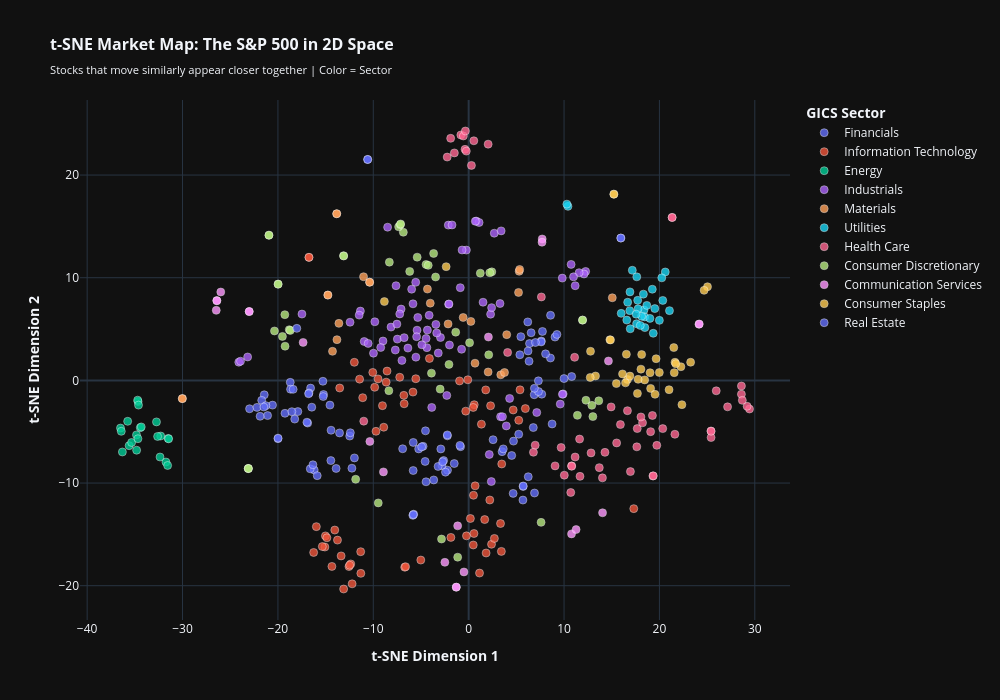

Notebook code cell kept with this figure:
### Code cell
# 2) IMPROVED t-SNE 2D projection
print("Computing t-SNE projection (this may take a minute)...")
tsne = TSNE(n_components=2, perplexity=30, max_iter=1000, 
           init='pca', learning_rate='auto', random_state=42)
X_tsne = tsne.fit_transform(X_scaled)

tsne_df = pd.DataFrame(X_tsne, columns=["Dim1", "Dim2"])
tsne_df["Ticker"] = X.index
tsne_df["Sector"] = tsne_df["Ticker"].map(lambda t: sector_map.get(t, "Unknown"))

# Create interactive plot with Plotly
fig = px.scatter(
    tsne_df,
    x="Dim1",
    y="Dim2",
    color="Sector",
    hover_name="Ticker",
    hover_data={"Dim1": ":.2f", "Dim2": ":.2f", "Sector": True},
    title="<b>t-SNE Market Map: The S&P 500 in 2D Space</b><br>"
          "<sub>Stocks that move similarly appear closer together | Color = Sector</sub>",
    template="plotly_dark",
    width=1000,
    height=700
)

fig.update_traces(
    marker=dict(size=8, opacity=0.8, line=dict(width=0.5, color='white'))
)

fig.update_layout(
    font=dict(size=12),
    title_font_size=16,
    xaxis_title="<b>t-SNE Dimension 1</b>",
    yaxis_title="<b>t-SNE Dimension 2</b>",
    legend_title="<b>GICS Sector</b>",
    hovermode='closest'
)

fig.show()
print("✓ t-SNE visualization complete")

### Figure 1 — Plotly figure (JSON) as saved in the notebook; plotly's stock layout.template omitted (floating-point values rounded to 4 significant figures)
{"data": [{"customdata": [["Financials"], ["Financials"], ["Financials"], ["Financials"], ["Financials"], ["Financials"], ["Financials"], ["Financials"], ["Financials"], ["Financials"], ["Financials"], ["Financials"], ["Financials"], ["Financials"], ["Financials"], ["Financials"], ["Financials"], ["Financials"], ["Financials"], ["Financials"], ["Financials"], ["Financials"], ["Financials"], ["Financials"], ["Financials"], ["Financials"], ["Financials"], ["Financials"], ["Financials"], ["Financials"], ["Financials"], ["Financials"], ["Financials"], ["Financials"], ["Financials"], ["Financials"], ["Financials"], ["Financials"], ["Financials"], ["Financials"], ["Financials"], ["Financials"], ["Financials"], ["Financials"], ["Financials"], ["Financials"], ["Financials"], ["Financials"], ["Financials"], ["Financials"], ["Financials"], ["Financials"], ["Financials"], ["Financials"], ["Financials"], ["Financials"], ["Financials"], ["Financials"], ["Financials"], ["Financials"], ["Financials"], ["Financials"], ["Financials"], ["Financials"], ["Financials"], ["Financials"], ["Financials"], ["Financials"], ["Financials"], ["Financials"], ["Financials"], ["Financials"], ["Financials"], ["Financials"], ["Financials"], ["Financials"]], "hovertemplate": "<b>%{hovertext}</b><br><br>Sector=%{customdata[0]}<br>Dim1=%{x:.2f}<br>Dim2=%{y:.2f}<extra></extra>", "hovertext": ["HOOD", "COIN", "FISV", "NTRS", "MTB", "NDAQ", "PNC", "PGR", "PFG", "MSCI", "MS", "L", "KKR", "KEY", "JPM", "JKHY", "MRSH", "MET", "MCO", "MA", "PRU", "V", "USB", "TRV", "TROW", "XYZ", "WTW", "WRB", "WFC", "SCHW", "RJF", "RF", "PYPL", "TFC", "SYF", "STT", "SPGI", "IVZ", "CFG", "CBOE", "CB", "C", "BX", "BRO", "BRK-B", "BLK", "CINF", "CPAY", "COF", "CME", "ALL", "AJG", "AIZ", "AIG", "AFL", "ACGL", "AMP", "BK", "BEN", "BAC", "AXP", "ARES", "APO", "AON", "HIG", "HBAN", "GS", "GPN", "GL", "FITB", "ICE", "IBKR", "FIS", "EG", "FDS", "ERIE"], "legendgroup": "Financials", "marker": {"color": "#636efa", "line": {"color": "white", "width": 0.5}, "opacity": 0.8, "size": 8, "symbol": "circle"}, "mode": "markers", "name": "Financials", "orientation": "v", "showlegend": true, "type": "scatter", "x": [-14.45, -13.9, 6.247, -18.71, -21.43, 4.701, -20.57, 8.573, -16.57, 4.511, -16.88, 6.379, -16.2, -22.97, -17.91, 8.748, 6.87, -16.74, 3.502, 5.709, -16.78, 5.72, -21.08, 7.614, -12.47, -12.24, 7.31, 7.736, -19.26, -15.28, -15.22, -21.7, -11.98, -21.87, -19.99, -18.67, 3.628, -14.43, -22.19, 10.8, 7.6, -18.24, -15.88, 7.665, 5.365, -12.41, 6.549, 4.664, -19.98, 9.999, 8.062, 7.32, 6.197, 5.469, 6.226, 9.052, -15.25, -18.4, -13.54, -18.54, -16.45, -16.61, -16.33, 6.891, 6.997, -21.26, -16.96, 5.69, 6.331, -21.47, 5.248, -14.55, 6.902, 9.255, 6.778, 8.584], "xaxis": "x", "y": [-7.811, -8.577, -9.388, -0.1929, -1.406, -5.915, -2.409, 2.18, -0.7532, -7.315, -4.155, 3.588, -8.73, -2.764, -3.038, -4.245, -1.398, -1.226, -6.94, -10.33, -1.301, -10.29, -3.425, 3.837, -5.426, -8.553, -0.04521, 4.766, -3.207, -0.08651, -1.379, -1.946, -7.552, -3.495, -5.673, -0.8607, -6.673, -4.854, -2.63, 0.377, 3.748, -3.771, -9.279, -1.342, 2.493, -5.102, 4.636, -11.01, -5.627, 0.1778, 2.583, -1.087, 5.694, 4.262, 2.867, 4.22, -1.569, -0.8726, -5.119, -3.047, -2.612, -8.615, -8.219, -0.776, 3.693, -2.46, -4.076, -11.66, 1.866, -2.595, -5.245, -2.408, -10.97, 4.474, -4.595, 6.34], "yaxis": "y"}, {"customdata": [["Information Technology"], ["Information Technology"], ["Information Technology"], ["Information Technology"], ["Information Technology"], ["Information Technology"], ["Information Technology"], ["Information Technology"], ["Information Technology"], ["Information Technology"], ["Information Technology"], ["Information Technology"], ["Information Technology"], ["Information Technology"], ["Information Technology"], ["Information Technology"], ["Information Technology"], ["Information Technology"], ["Information Technology"], ["Information Technology"], ["Information Technology"], ["Information Technology"], ["Information Technology"], ["Information Technology"], ["Information Technology"], ["Information Technology"], ["Information Technology"], ["Information Technology"], ["Information Technology"], ["Information Technology"], ["Information Technology"], ["Information Technology"], ["Information Technology"], ["Information Technology"], ["Information Technology"], ["Information Technology"], ["Information Technology"], ["Information Technology"], ["Information Technology"], ["Information Technology"], ["Information Technology"], ["Information Technology"], ["Information Technology"], ["Information Technology"], ["Information Technology"], ["Information Technology"], ["Information Technology"], ["Information Technology"], ["Information Technology"], ["Information Technology"], ["Information Technology"], ["Information Technology"], ["Information Technology"], ["Information Technology"], ["Information Technology"], ["Information Technology"], ["Information Technology"], ["Information Technology"], ["Information Technology"], ["Information Technology"], ["Information Technology"], ["Information Technology"], ["Information Technology"], ["Information Technology"], ["Information Technology"], ["Information Technology"], ["Information Technology"], ["Information Technology"], ["Information Technology"]], "hovertemplate": "<b>%{hovertext}</b><br><br>Sector=%{customdata[0]}<br>Dim1=%{x:.2f}<br>Dim2=%{y:.2f}<extra></extra>", "hovertext": ["APP", "NVDA", "MSI", "NTAP", "NOW", "MU", "NXPI", "PLTR", "PANW", "ORCL", "ON", "MSFT", "KLAC", "KEYS", "JBL", "LRCX", "MPWR", "MCHP", "VRSN", "TYL", "TXN", "TRMB", "ZBRA", "WDC", "WDAY", "ROP", "QCOM", "PTC", "SMCI", "TER", "TEL", "TDY", "SWKS", "STX", "SNPS", "CIEN", "CDW", "CDNS", "CTSH", "CSCO", "CRWD", "CRM", "AMD", "AMAT", "AKAM", "ADSK", "ADI", "ADBE", "ACN", "ANET", "AVGO", "APH", "GLW", "GEN", "GDDY", "FTNT", "FSLR", "IT", "AAPL", "INTU", "INTC", "IBM", "HPQ", "HPE", "DELL", "DDOG", "FICO", "FFIV", "EPAM"], "legendgroup": "Information Technology", "marker": {"color": "#EF553B", "line": {"color": "white", "width": 0.5}, "opacity": 0.8, "size": 8, "symbol": "circle"}, "mode": "markers", "name": "Information Technology", "orientation": "v", "showlegend": true, "type": "scatter", "x": [1.139, -12.22, 5.385, -6.798, 2.397, -11.32, -15.08, -5.019, 0.4834, -11.99, -16.25, -0.2295, -12.55, -7.228, -8.557, -12.36, -14.34, -15.34, 5.943, 2.214, -15.02, -9.716, -8.903, -16.75, 3.34, 4.67, -13.75, 0.6797, -13.11, -13.37, -8.65, -4.114, -14.04, -16.74, -6.705, -10.05, -5.543, -6.616, 0.5827, -0.08921, 1.828, 2.697, -11.31, -12.48, 1.791, 0.5058, -14.87, 0.1812, 0.4797, -11.44, -11.11, -9.5, -9.854, 1.335, 5.25, 0.5556, -9.038, 2.297, -1.864, 1.68, -15.97, 17.31, -5.839, -13.52, -6.764, 3.428, 3.466, -0.9561, -0.3081], "xaxis": "x", "y": [-18.77, -19.82, -0.9214, -1.458, -15.96, -16.69, -16.23, -17.5, -16.03, 1.761, -16.76, -15.14, -18.13, 0.3053, 0.9072, -17.88, -18.12, -16.19, -2.747, -11.65, -15.15, -4.96, -4.562, 11.98, -13.94, -2.882, -15.56, -10.27, -20.32, -17.1, -0.1702, 2.134, -14.58, 11.99, -18.2, 0.7763, 0.1623, -18.15, -2.369, 0.05817, -16.81, -15.4, -18.8, -18.0, -0.9293, -11.19, -15.33, -13.45, -2.635, 0.1209, -1.685, 0.1437, -0.6708, -4.268, -3.887, -14.92, -2.462, -2.471, -15.29, -13.56, -14.25, -12.49, -1.139, -0.742, -2.28, -16.66, -8.143, -0.0544, -2.997], "yaxis": "y"}, {"customdata": [["Energy"], ["Energy"], ["Energy"], ["Energy"], ["Energy"], ["Energy"], ["Energy"], ["Energy"], ["Energy"], ["Energy"], ["Energy"], ["Energy"], ["Energy"], ["Energy"], ["Energy"], ["Energy"], ["Energy"], ["Energy"], ["Energy"], ["Energy"], ["Energy"], ["Energy"]], "hovertemplate": "<b>%{hovertext}</b><br><br>Sector=%{customdata[0]}<br>Dim1=%{x:.2f}<br>Dim2=%{y:.2f}<extra></extra>", "hovertext": ["EXE", "OXY", "OKE", "KMI", "MPC", "VLO", "TRGP", "TPL", "XOM", "WMB", "SLB", "PSX", "BKR", "CTRA", "COP", "CVX", "APA", "HAL", "DVN", "FANG", "EQT", "EOG"], "legendgroup": "Energy", "marker": {"color": "#00cc96", "line": {"color": "white", "width": 0.5}, "opacity": 0.8, "size": 8, "symbol": "circle"}, "mode": "markers", "name": "Energy", "orientation": "v", "showlegend": true, "type": "scatter", "x": [-31.74, -34.81, -32.29, -31.5, -34.66, -34.71, -32.61, -32.73, -34.43, -31.46, -36.5, -34.62, -35.75, -32.36, -34.83, -34.33, -36.31, -36.42, -35.6, -35.34, -31.56, -34.67], "xaxis": "x", "y": [-7.952, -6.8, -5.419, -5.651, -2.055, -1.927, -5.46, -4.044, -4.608, -5.695, -4.644, -2.408, -3.985, -7.466, -5.313, -4.534, -6.974, -4.96, -6.361, -6.049, -8.287, -5.682], "yaxis": "y"}, {"customdata": [["Industrials"], ["Industrials"], ["Industrials"], ["Industrials"], ["Industrials"], ["Industrials"], ["Industrials"], ["Industrials"], ["Industrials"], ["Industrials"], ["Industrials"], ["Industrials"], ["Industrials"], ["Industrials"], ["Industrials"], ["Industrials"], ["Industrials"], ["Industrials"], ["Industrials"], ["Industrials"], ["Industrials"], ["Industrials"], ["Industrials"], ["Industrials"], ["Industrials"], ["Industrials"], ["Industrials"], ["Industrials"], ["Industrials"], ["Industrials"], ["Industrials"], ["Industrials"], ["Industrials"], ["Industrials"], ["Industrials"], ["Industrials"], ["Industrials"], ["Industrials"], ["Industrials"], ["Industrials"], ["Industrials"], ["Industrials"], ["Industrials"], ["Industrials"], ["Industrials"], ["Industrials"], ["Industrials"], ["Industrials"], ["Industrials"], ["Industrials"], ["Industrials"], ["Industrials"], ["Industrials"], ["Industrials"], ["Industrials"], ["Industrials"], ["Industrials"], ["Industrials"], ["Industrials"], ["Industrials"], ["Industrials"], ["Industrials"], ["Industrials"], ["Industrials"], ["Industrials"], ["Industrials"], ["Industrials"], ["Industrials"], ["Industrials"], ["Industrials"], ["Industrials"], ["Industrials"], ["Industrials"], ["Industrials"], ["Industrials"], ["Industrials"], ["Industrials"]], "hovertemplate": "<b>%{hovertext}</b><br><br>Sector=%{customdata[0]}<br>Dim1=%{x:.2f}<br>Dim2=%{y:.2f}<extra></extra>", "hovertext": ["NOC", "NSC", "NDSN", "PNR", "PH", "PCAR", "PAYX", "PAYC", "OTIS", "ODFL", "LMT", "LII", "LHX", "LDOS", "JCI", "LUV", "MMM", "MAS", "URI", "UPS", "UNP", "UBER", "UAL", "TXT", "TT", "VRSK", "XYL", "WM", "WAB", "RTX", "RSG", "ROL", "ROK", "PWR", "J", "SNA", "TDG", "SWK", "JBHT", "CHRW", "CAT", "CARR", "BR", "CTAS", "CSX", "CPRT", "CMI", "BLDR", "AME", "ALLE", "ADP", "BA", "AXON", "AOS", "ITW", "GWW", "GNRC", "GE", "GD", "FTV", "HII", "IR", "IEX", "HWM", "HUBB", "HON", "FIX", "DAL", "DOV", "DE", "EFX", "FDX", "FAST", "EXPD", "ETN", "EMR", "EME"], "legendgroup": "Industrials", "marker": {"color": "#ab63fa", "line": {"color": "white", "width": 0.5}, "opacity": 0.8, "size": 8, "symbol": "circle"}, "mode": "markers", "name": "Industrials", "orientation": "v", "showlegend": true, "type": "scatter", "x": [12.26, 0.804, -4.328, -5.835, -7.479, -11.35, 3.347, 2.374, -2.956, -2.136, 12.09, -7.084, 11.58, 9.815, -8.144, -23.17, -2.013, -5.552, -9.837, 2.684, 1.094, -17.48, -24.1, -6.998, -7.524, 7.139, -5.411, 9.905, -7.69, 11.17, 9.829, 9.6, -5.535, -9.98, -3.186, -3.436, 2.299, -5.979, -1.743, -0.2409, -12.44, -7.227, 3.946, 4.293, 0.6962, -2.294, -11.48, -8.499, -4.382, -5.334, 3.543, 3.285, -3.872, -4.143, -3.353, -2.101, -7.616, 1.508, 10.99, -4.909, 10.74, -6.762, -4.464, 2.405, -8.981, -0.7424, -10.95, -23.93, -5.456, -0.8783, 2.16, 3.406, -2.069, -0.6919, -9.221, -6.372, -10.54], "xaxis": "x", "y": [10.61, 15.51, 4.899, 7.458, 4.02, 6.751, -3.541, -9.854, 4.178, 15.12, 10.37, 6.949, 10.49, 9.964, 5.192, 2.281, 3.447, 9.554, 5.708, 14.34, 15.38, 6.459, 1.775, 1.945, 5.481, -3.129, 4.888, -1.321, 2.956, 9.219, -1.353, -2.308, 2.262, 2.649, 2.662, 5.456, 6.447, 8.883, 15.14, 12.69, 5.666, 6.472, -4.437, -1.756, 15.5, -1.466, 6.358, 14.92, 3.188, 6.127, -3.54, 7.488, -2.632, 6.344, 4.622, 7.416, 9.223, 7.613, 10.09, 3.467, 11.3, 4.163, 4.078, 7.087, 3.838, 3.033, 3.786, 1.868, 4.255, 9.031, -7.218, 14.56, 7.442, 12.7, 3.206, 3.147, 3.6], "yaxis": "y"}, {"customdata": [["Materials"], ["Materials"], ["Materials"], ["Materials"], ["Materials"], ["Materials"], ["Materials"], ["Materials"], ["Materials"], ["Materials"], ["Materials"], ["Materials"], ["Materials"], ["Materials"], ["Materials"], ["Materials"], ["Materials"], ["Materials"], ["Materials"], ["Materials"], ["Materials"], ["Materials"], ["Materials"], ["Materials"], ["Materials"], ["Materials"]], "hovertemplate": "<b>%{hovertext}</b><br><br>Sector=%{customdata[0]}<br>Dim1=%{x:.2f}<br>Dim2=%{y:.2f}<extra></extra>", "hovertext": ["NUE", "NEM", "PKG", "LIN", "MOS", "MLM", "LYB", "VMC", "PPG", "SHW", "SW", "STLD", "CF", "CTVA", "CRH", "AMCR", "ALB", "BALL", "AVY", "APD", "IP", "IFF", "ECL", "DOW", "DD", "FCX"], "legendgroup": "Materials", "marker": {"color": "#FFA15A", "line": {"color": "white", "width": 0.5}, "opacity": 0.8, "size": 8, "symbol": "circle"}, "mode": "markers", "name": "Materials", "orientation": "v", "showlegend": true, "type": "scatter", "x": [-13.83, 15.06, 5.294, 3.365, -30.01, -10.38, -14.77, -10.39, -4.026, -4.323, 5.228, -13.83, -30.03, 3.989, -11.02, -0.5764, -14.28, 0.23, -2.159, 3.759, 5.345, 0.6638, 2.042, -14.76, -13.81, -13.61], "xaxis": "x", "y": [16.23, 8.049, 10.63, 0.542, -1.765, 9.569, 8.314, 9.56, 7.523, 8.895, 8.566, 16.23, -1.779, 4.457, 10.1, 6.13, 2.833, 5.744, 5.498, 0.7688, 10.8, 1.673, 0.8195, 8.307, 3.965, 5.554], "yaxis": "y"}, {"customdata": [["Utilities"], ["Utilities"], ["Utilities"], ["Utilities"], ["Utilities"], ["Utilities"], ["Utilities"], ["Utilities"], ["Utilities"], ["Utilities"], ["Utilities"], ["Utilities"], ["Utilities"], ["Utilities"], ["Utilities"], ["Utilities"], ["Utilities"], ["Utilities"], ["Utilities"], ["Utilities"], ["Utilities"], ["Utilities"], ["Utilities"], ["Utilities"], ["Utilities"], ["Utilities"], ["Utilities"], ["Utilities"], ["Utilities"], ["Utilities"]], "hovertemplate": "<b>%{hovertext}</b><br><br>Sector=%{customdata[0]}<br>Dim1=%{x:.2f}<br>Dim2=%{y:.2f}<extra></extra>", "hovertext": ["NRG", "NI", "NEE", "PEG", "PCG", "LNT", "PNW", "VST", "XEL", "WEC", "PPL", "SRE", "SO", "CNP", "CMS", "AES", "AEP", "AEE", "AWK", "ATO", "D", "ED", "DUK", "DTE", "EIX", "FE", "EXC", "EVRG", "ETR", "ES"], "legendgroup": "Utilities", "marker": {"color": "#19d3f3", "line": {"color": "white", "width": 0.5}, "opacity": 0.8, "size": 8, "symbol": "circle"}, "mode": "markers", "name": "Utilities", "orientation": "v", "showlegend": true, "type": "scatter", "x": [10.41, 17.72, 17.63, 16.91, 20.61, 18.39, 19.99, 10.3, 19.51, 18.46, 16.89, 19.25, 17.61, 16.67, 18.13, 17.16, 19.0, 17.76, 19.35, 16.94, 20.35, 18.47, 17.99, 17.56, 20.25, 16.58, 15.99, 18.68, 18.32, 21.05], "xaxis": "x", "y": [16.95, 7.8, 10.09, 8.62, 10.56, 6.858, 5.847, 17.17, 6.992, 6.186, 6.792, 8.88, 5.517, 7.614, 6.249, 10.73, 6.04, 6.969, 4.59, 5.027, 7.79, 5.14, 5.351, 6.451, 9.99, 5.873, 6.529, 7.306, 8.4, 6.795], "yaxis": "y"}, {"customdata": [["Health Care"], ["Health Care"], ["Health Care"], ["Health Care"], ["Health Care"], ["Health Care"], ["Health Care"], ["Health Care"], ["Health Care"], ["Health Care"], ["Health Care"], ["Health Care"], ["Health Care"], ["Health Care"], ["Health Care"], ["Health Care"], ["Health Care"], ["Health Care"], ["Health Care"], ["Health Care"], ["Health Care"], ["Health Care"], ["Health Care"], ["Health Care"], ["Health Care"], ["Health Care"], ["Health Care"], ["Health Care"], ["Health Care"], ["Health Care"], ["Health Care"], ["Health Care"], ["Health Care"], ["Health Care"], ["Health Care"], ["Health Care"], ["Health Care"], ["Health Care"], ["Health Care"], ["Health Care"], ["Health Care"], ["Health Care"], ["Health Care"], ["Health Care"], ["Health Care"], ["Health Care"], ["Health Care"], ["Health Care"], ["Health Care"], ["Health Care"], ["Health Care"], ["Health Care"], ["Health Care"], ["Health Care"], ["Health Care"], ["Health Care"], ["Health Care"], ["Health Care"]], "hovertemplate": "<b>%{hovertext}</b><br><br>Sector=%{customdata[0]}<br>Dim1=%{x:.2f}<br>Dim2=%{y:.2f}<extra></extra>", "hovertext": ["MTD", "A", "PFE", "MRNA", "LLY", "LH", "JNJ", "PODD", "MRK", "MOH", "MDT", "MCK", "UNH", "UHS", "VRTX", "ZBH", "WST", "WAT", "VTRS", "RVTY", "RMD", "REGN", "TMO", "TECH", "SYK", "STE", "CI", "CAH", "BSX", "BMY", "CRL", "COR", "COO", "CNC", "AMGN", "ALGN", "ABT", "ABBV", "BIIB", "BDX", "BAX", "CVS", "HCA", "GILD", "ISRG", "IQV", "INCY", "IDXX", "HUM", "HSIC", "HOLX", "DXCM", "DVA", "DHR", "DGX", "EW", "ELV", "ZTS"], "legendgroup": "Health Care", "marker": {"color": "#FF6692", "line": {"color": "white", "width": 0.5}, "opacity": 0.8, "size": 8, "symbol": "circle"}, "mode": "markers", "name": "Health Care", "orientation": "v", "showlegend": true, "type": "scatter", "x": [-0.8212, -0.5565, 17.68, 2.043, 17.63, 19.32, 18.23, 9.061, 19.27, 29.44, 12.83, 25.4, 28.6, 21.33, 14.93, 11.11, 0.29, -0.345, 4.084, 0.5418, 14.02, 19.73, -0.3824, -1.888, 10.79, 9.692, 27.14, 25.42, 10.8, 18.06, -2.251, 25.42, 10.7, 29.19, 20.35, -11.0, 13.7, 19.08, 21.62, 15.51, 14.29, 25.96, 21.33, 16.65, 10.03, -1.499, 15.91, 6.792, 28.6, 7.622, 16.96, 11.67, 11.63, -0.249, 19.35, 11.16, 28.69, 6.976], "xaxis": "x", "y": [23.9, 23.81, -4.693, 23.01, -6.473, -9.313, -4.131, -8.328, -3.417, -2.787, -7.066, -4.928, -1.347, 15.88, -2.584, 2.247, 20.94, 24.29, 2.721, 23.34, -9.496, -6.328, 22.5, 23.58, -8.323, -6.537, -2.578, -5.566, -8.366, -3.561, 21.75, -4.958, -10.92, -2.523, -4.697, -3.971, -8.5, -4.996, -5.248, -6.092, -7.012, -1.015, 15.87, -2.953, -9.236, 22.16, -4.304, -6.999, -0.5456, 8.126, -8.883, -9.349, -5.716, 22.33, -9.299, -7.464, -1.943, -6.31], "yaxis": "y"}, {"customdata": [["Consumer Discretionary"], ["Consumer Discretionary"], ["Consumer Discretionary"], ["Consumer Discretionary"], ["Consumer Discretionary"], ["Consumer Discretionary"], ["Consumer Discretionary"], ["Consumer Discretionary"], ["Consumer Discretionary"], ["Consumer Discretionary"], ["Consumer Discretionary"], ["Consumer Discretionary"], ["Consumer Discretionary"], ["Consumer Discretionary"], ["Consumer Discretionary"], ["Consumer Discretionary"], ["Consumer Discretionary"], ["Consumer Discretionary"], ["Consumer Discretionary"], ["Consumer Discretionary"], ["Consumer Discretionary"], ["Consumer Discretionary"], ["Consumer Discretionary"], ["Consumer Discretionary"], ["Consumer Discretionary"], ["Consumer Discretionary"], ["Consumer Discretionary"], ["Consumer Discretionary"], ["Consumer Discretionary"], ["Consumer Discretionary"], ["Consumer Discretionary"], ["Consumer Discretionary"], ["Consumer Discretionary"], ["Consumer Discretionary"], ["Consumer Discretionary"], ["Consumer Discretionary"], ["Consumer Discretionary"], ["Consumer Discretionary"], ["Consumer Discretionary"], ["Consumer Discretionary"], ["Consumer Discretionary"], ["Consumer Discretionary"], ["Consumer Discretionary"], ["Consumer Discretionary"], ["Consumer Discretionary"], ["Consumer Discretionary"], ["Consumer Discretionary"], ["Consumer Discretionary"]], "hovertemplate": "<b>%{hovertext}</b><br><br>Sector=%{customdata[0]}<br>Dim1=%{x:.2f}<br>Dim2=%{y:.2f}<extra></extra>", "hovertext": ["NKE", "NCLH", "NVR", "PHM", "ORLY", "LULU", "LOW", "LEN", "LVS", "MGM", "MCD", "MAR", "POOL", "ULTA", "TSLA", "TSCO", "YUM", "WYNN", "WSM", "TPR", "SBUX", "ROST", "RL", "RCL", "TJX", "CCL", "CVNA", "CMG", "BKNG", "ABNB", "AMZN", "BBY", "AZO", "APTV", "HAS", "GRMN", "GPC", "GM", "HD", "HLT", "EBAY", "DRI", "DPZ", "DHI", "DECK", "DASH", "F", "EXPE"], "legendgroup": "Consumer Discretionary", "marker": {"color": "#B6E880", "line": {"color": "white", "width": 0.5}, "opacity": 0.8, "size": 8, "symbol": "circle"}, "mode": "markers", "name": "Consumer Discretionary", "orientation": "v", "showlegend": true, "type": "scatter", "x": [0.09666, -23.1, -6.85, -7.342, 11.93, -3.904, -4.469, -7.163, -19.98, -19.28, 13.64, -18.81, -6.183, 1.219, -2.847, -3.674, 12.91, -19.98, -5.399, -13.12, 13.02, 2.426, -13.1, -23.12, 2.216, -23.09, -11.85, 7.593, -19.53, -19.25, -1.152, -3.469, 11.95, -8.369, -8.316, -2.064, -1.359, -20.94, -4.239, -18.7, 2.102, 11.4, 12.3, -7.133, -2.99, -9.477, -20.94, -20.36], "xaxis": "x", "y": [3.669, -8.595, 14.43, 14.96, 5.865, 0.7065, 11.29, 15.17, 9.384, 6.401, -1.988, 4.932, 10.62, 10.45, -15.45, 12.36, -2.433, 9.365, 12.0, 12.14, -3.528, 10.57, 12.11, -8.577, 10.49, -8.59, -9.633, -13.83, 4.282, 3.33, -17.22, 10.07, 5.886, -1.005, 11.52, 1.556, 4.699, 14.14, 11.2, 4.868, 2.49, -3.404, -1.935, 15.24, -0.8505, -11.93, 14.15, 4.814], "yaxis": "y"}, {"customdata": [["Communication Services"], ["Communication Services"], ["Communication Services"], ["Communication Services"], ["Communication Services"], ["Communication Services"], ["Communication Services"], ["Communication Services"], ["Communication Services"], ["Communication Services"], ["Communication Services"], ["Communication Services"], ["Communication Services"], ["Communication Services"], ["Communication Services"], ["Communication Services"], ["Communication Services"], ["Communication Services"], ["Communication Services"], ["Communication Services"], ["Communication Services"], ["Communication Services"], ["Communication Services"]], "hovertemplate": "<b>%{hovertext}</b><br><br>Sector=%{customdata[0]}<br>Dim1=%{x:.2f}<br>Dim2=%{y:.2f}<extra></extra>", "hovertext": ["NWS", "NFLX", "MTCH", "NWSA", "OMC", "META", "LYV", "TTWO", "TTD", "WBD", "VZ", "TMUS", "PSKY", "TKO", "T", "CHTR", "CMCSA", "GOOGL", "GOOG", "FOXA", "FOX", "EA", "DIS"], "legendgroup": "Communication Services", "marker": {"color": "#FF97FF", "line": {"color": "white", "width": 0.5}, "opacity": 0.8, "size": 8, "symbol": "circle"}, "mode": "markers", "name": "Communication Services", "orientation": "v", "showlegend": true, "type": "scatter", "x": [-23.01, -1.154, -10.36, -23.01, 2.071, -0.4959, -17.36, 10.79, -2.496, -26.46, 24.14, 14.66, -25.99, 14.04, 24.18, 7.708, 7.692, -1.3, -1.299, -26.41, -26.4, 11.26, -8.936], "xaxis": "x", "y": [6.706, -14.17, -5.949, 6.702, 4.222, -18.66, 3.698, -14.95, -17.72, 6.825, 5.471, 1.89, 8.609, -12.9, 5.491, 13.78, 13.46, -20.15, -20.14, 7.773, 7.756, -14.53, -8.912], "yaxis": "y"}, {"customdata": [["Consumer Staples"], ["Consumer Staples"], ["Consumer Staples"], ["Consumer Staples"], ["Consumer Staples"], ["Consumer Staples"], ["Consumer Staples"], ["Consumer Staples"], ["Consumer Staples"], ["Consumer Staples"], ["Consumer Staples"], ["Consumer Staples"], ["Consumer Staples"], ["Consumer Staples"], ["Consumer Staples"], ["Consumer Staples"], ["Consumer Staples"], ["Consumer Staples"], ["Consumer Staples"], ["Consumer Staples"], ["Consumer Staples"], ["Consumer Staples"], ["Consumer Staples"], ["Consumer Staples"], ["Consumer Staples"], ["Consumer Staples"], ["Consumer Staples"], ["Consumer Staples"], ["Consumer Staples"], ["Consumer Staples"], ["Consumer Staples"], ["Consumer Staples"], ["Consumer Staples"], ["Consumer Staples"], ["Consumer Staples"]], "hovertemplate": "<b>%{hovertext}</b><br><br>Sector=%{customdata[0]}<br>Dim1=%{x:.2f}<br>Dim2=%{y:.2f}<extra></extra>", "hovertext": ["PM", "PG", "PEP", "KR", "KO", "KMB", "KHC", "KDP", "MO", "MNST", "MKC", "MDLZ", "LW", "TSN", "WMT", "SJM", "TGT", "TAP", "SYY", "STZ", "CL", "CHD", "CAG", "CLX", "CPB", "COST", "ADM", "BG", "BF-B", "GIS", "HSY", "HRL", "DLTR", "DG", "EL"], "legendgroup": "Consumer Staples", "marker": {"color": "#FECB52", "line": {"color": "white", "width": 0.5}, "opacity": 0.8, "size": 8, "symbol": "circle"}, "mode": "markers", "name": "Consumer Staples", "orientation": "v", "showlegend": true, "type": "scatter", "x": [14.81, 16.65, 18.45, 16.53, 17.77, 16.45, 21.55, 18.06, 14.87, 17.69, 19.65, 19.02, 22.36, 18.14, 13.3, 23.27, -2.359, 21.01, 12.78, 19.08, 16.91, 16.13, 21.63, 15.48, 22.25, 12.74, 15.23, 15.22, 19.54, 21.71, 19.99, 21.51, 25.04, 24.68, -8.84], "xaxis": "x", "y": [3.959, 0.08481, 0.04712, 2.546, 0.1053, -0.2414, 0.7528, 1.094, 3.941, -1.271, 2.109, 0.7482, -2.366, 2.515, 0.4285, 1.769, 11.08, -0.9064, 2.832, -0.7797, 0.4195, 0.6281, 1.765, -0.3106, 1.33, 0.2866, 18.14, 18.14, -1.355, 1.628, 0.769, 3.196, 9.12, 8.77, 7.678], "yaxis": "y"}, {"customdata": [["Real Estate"], ["Real Estate"], ["Real Estate"], ["Real Estate"], ["Real Estate"], ["Real Estate"], ["Real Estate"], ["Real Estate"], ["Real Estate"], ["Real Estate"], ["Real Estate"], ["Real Estate"], ["Real Estate"], ["Real Estate"], ["Real Estate"], ["Real Estate"], ["Real Estate"], ["Real Estate"], ["Real Estate"], ["Real Estate"], ["Real Estate"], ["Real Estate"], ["Real Estate"], ["Real Estate"], ["Real Estate"], ["Real Estate"], ["Real Estate"], ["Real Estate"], ["Real Estate"], ["Real Estate"], ["Real Estate"]], "hovertemplate": "<b>%{hovertext}</b><br><br>Sector=%{customdata[0]}<br>Dim1=%{x:.2f}<br>Dim2=%{y:.2f}<extra></extra>", "hovertext": ["PLD", "O", "KIM", "MAA", "VICI", "UDR", "WY", "WELL", "VTR", "SBAC", "REG", "PSA", "SPG", "IRM", "CCI", "CBRE", "BXP", "CSGP", "CPT", "AMT", "AVB", "ARE", "FRT", "INVH", "HST", "DOC", "DLR", "EXR", "ESS", "EQR", "EQIX"], "legendgroup": "Real Estate", "marker": {"color": "#636efa", "line": {"color": "white", "width": 0.5}, "opacity": 0.8, "size": 8, "symbol": "circle"}, "mode": "markers", "name": "Real Estate", "orientation": "v", "showlegend": true, "type": "scatter", "x": [-2.92, -0.8522, -5.241, -2.223, -0.9106, -2.801, -4.528, 15.96, 15.95, -5.85, -4.779, -2.231, -5.81, -4.562, -5.765, -6.922, -5.815, 2.56, -2.432, -5.806, -2.625, -4.469, -4.926, -1.511, -18.02, -3.664, -10.59, -2.237, -3.206, -2.722, -10.59], "xaxis": "x", "y": [-6.678, -6.456, -6.674, -8.742, -6.333, -8.3, -4.914, 13.86, 13.87, -13.15, -6.423, -5.405, -6.043, -7.897, -13.04, -6.659, -8.781, -5.779, -8.937, -13.09, -7.81, -9.878, -6.476, -8.102, 5.068, -9.7, 21.52, -5.309, -8.383, -7.922, 21.52], "yaxis": "y"}], "layout": {"font": {"size": 12}, "height": 700, "hovermode": "closest", "legend": {"title": {"text": "<b>GICS Sector</b>"}, "tracegroupgap": 0}, "title": {"font": {"size": 16}, "text": "<b>t-SNE Market Map: The S&P 500 in 2D Space</b><br><sub>Stocks that move similarly appear closer together | Color = Sector</sub>"}, "width": 1000, "xaxis": {"anchor": "y", "domain": [0, 1], "title": {"text": "<b>t-SNE Dimension 1</b>"}}, "yaxis": {"anchor": "x", "domain": [0, 1], "title": {"text": "<b>t-SNE Dimension 2</b>"}}}}
